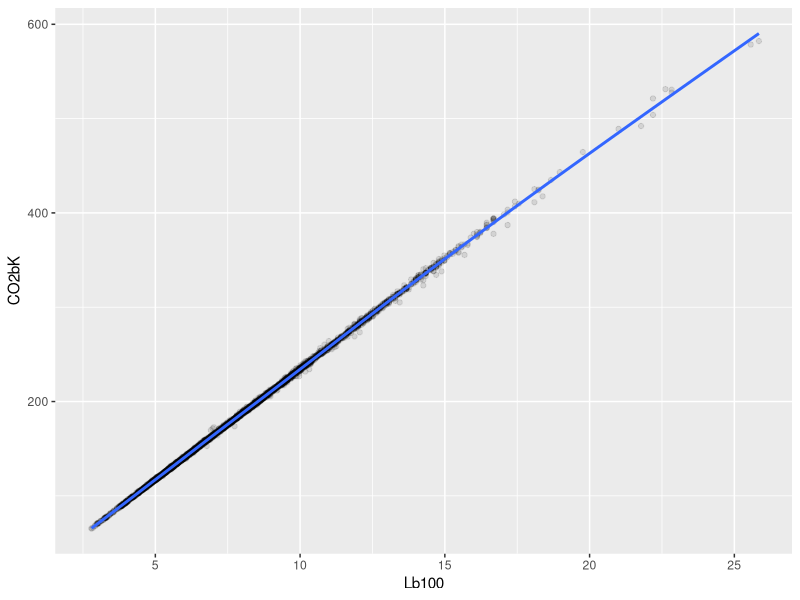
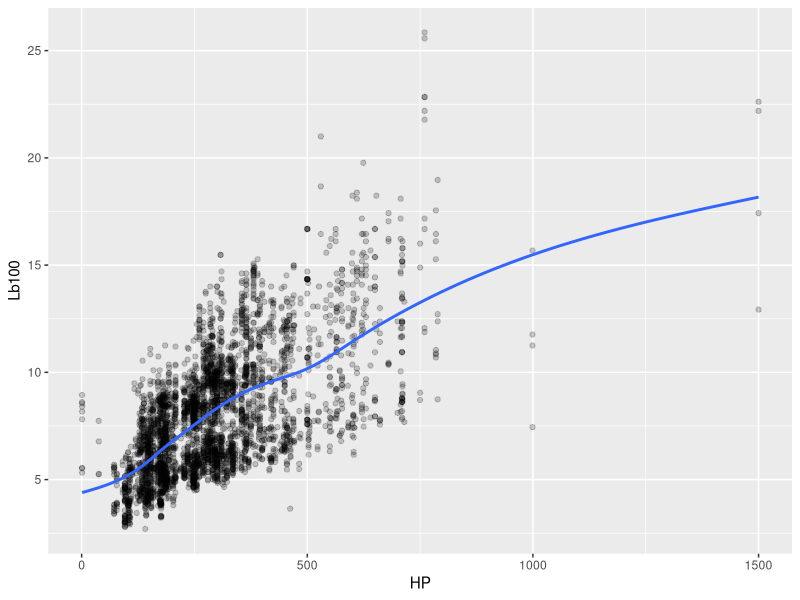
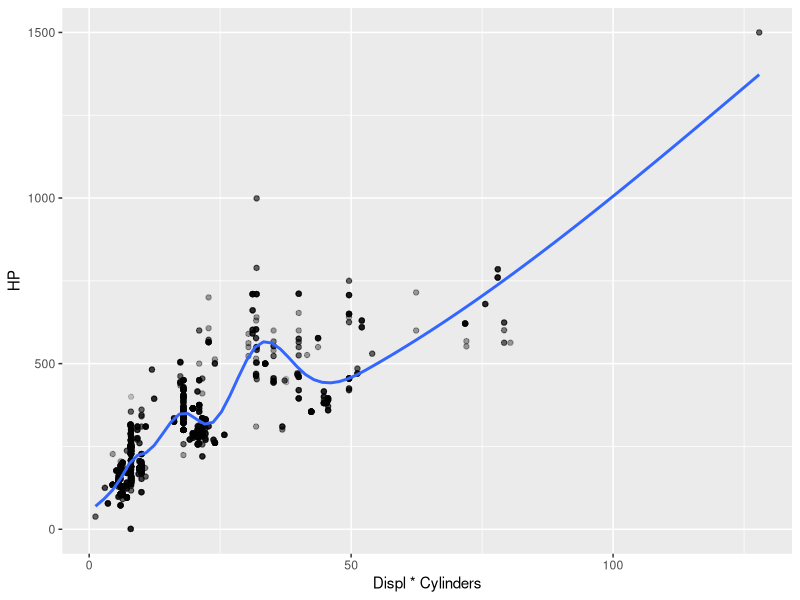
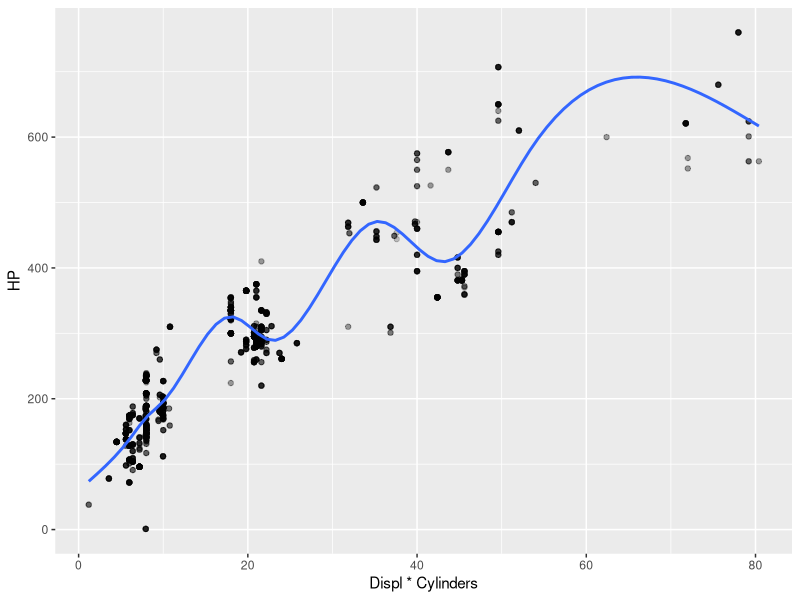
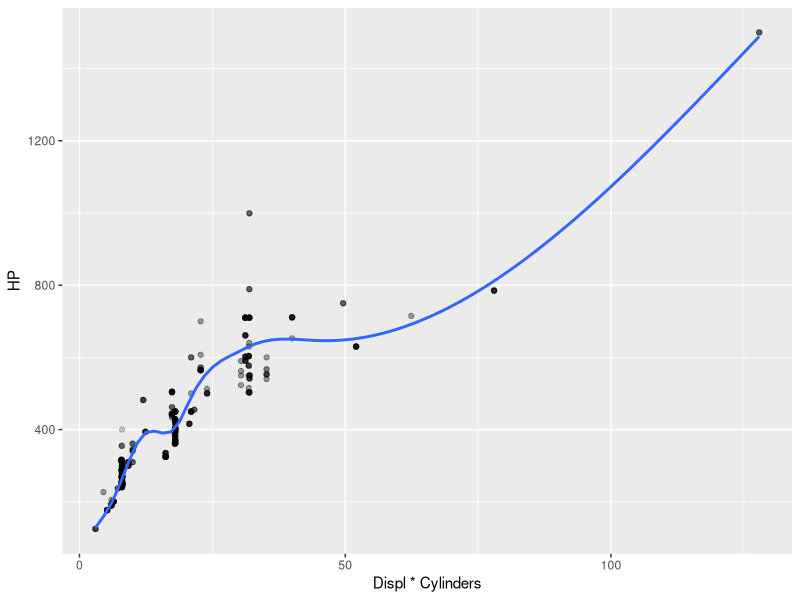
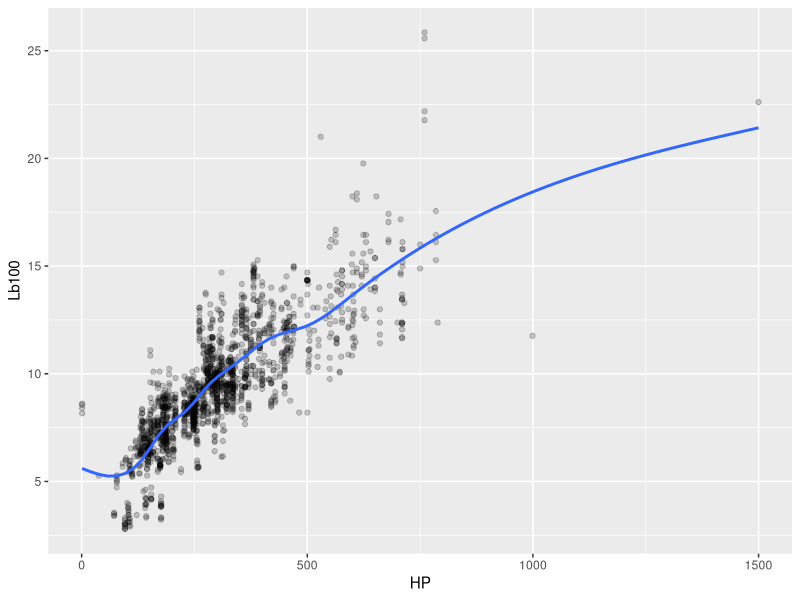
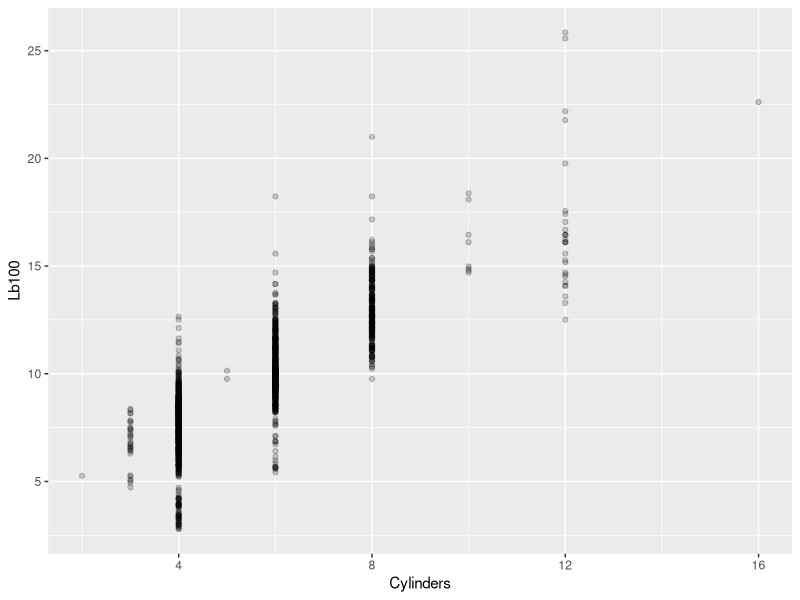
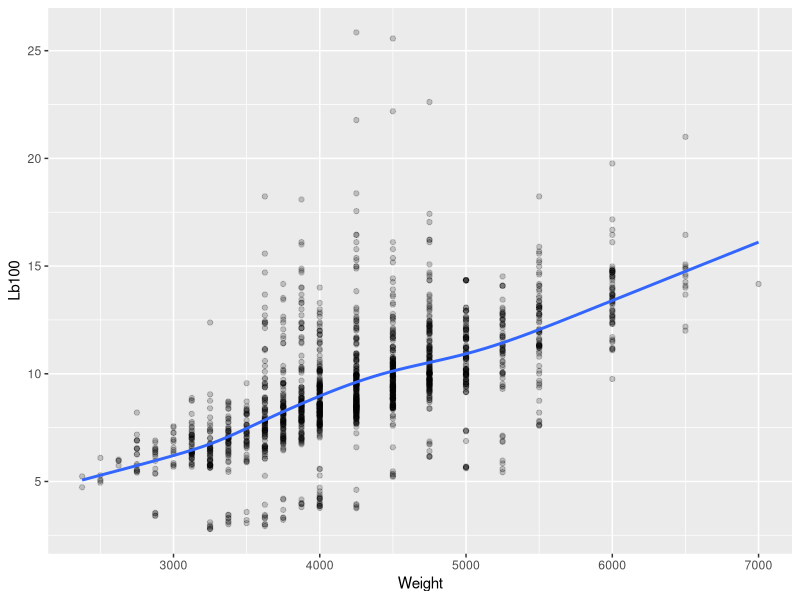

Reproduce these figures in R, in order. (Note: this script raises an error after producing the figures.)
library(tidyverse)
library(ggplot2)
library(corrplot)
library(modelr)
rethink = read_csv("rethink.csv") #read the database

rethink = rethink %>% filter(Displ < 70 & MPG <100) #let's tide it up

rethink = rethink %>% mutate(KML = MPG*0.425144, CO2bK = CO2*0.621371, Lb100 = 100/KML) # add CO2 grams per kilometer and liters used by 100km

View (rethink)

ggplot(rethink %>% filter(Fuel == "Tier 2 Cert Gasoline"), aes(x = Lb100, y = CO2bK)) +
  geom_point(alpha = 0.1) +
  geom_smooth()


cor((rethink %>% filter (MPG > 0 & CO2 > 0 & Fuel == "Tier 2 Cert Gasoline"))$Lb100,
    (rethink %>% filter (MPG > 0 & CO2 > 0 & Fuel == "Tier 2 Cert Gasoline"))$CO2bK
    )

ggplot((rethink %>% filter(Displ > 0.1 & Fuel == "Tier 2 Cert Gasoline" )), aes(x = HP, y = Lb100)) +
  geom_point(alpha = 0.2) +
  geom_smooth(se=FALSE)

ggplot((rethink %>% filter(Displ > 0.1 & Cylinders > 0 & Fuel == "Tier 2 Cert Gasoline")), aes(x = Displ*Cylinders, y = HP)) +
  geom_point(alpha = 0.2) +
  geom_smooth(se=FALSE) #Good approx: HP = Displacement (Liters)* Cylinders * 10


ggplot((rethink %>% filter(Displ > 0.1 & Cylinders > 0 & Fuel == "Tier 2 Cert Gasoline" & HP/Displ < 120)), aes(x = Displ*Cylinders, y = HP)) +
  geom_point(alpha = 0.2) +
  geom_smooth(se=FALSE) #No turbo, function is apparently logarithmic

ggplot((rethink %>% filter(Displ > 0.1 & Cylinders > 0 & Fuel == "Tier 2 Cert Gasoline" & HP/Displ > 120)), aes(x = Displ*Cylinders, y = HP)) +
  geom_point(alpha = 0.2) +
  geom_smooth(se=FALSE) #Turbo only, function is initially logarithmic and after exponential (but just one)

ggplot((rethink %>% filter (Displ > 0.1 & Fuel == "Tier 2 Cert Gasoline"& Test == "FTP")), aes(x = HP, y = Lb100)) +
  geom_point(alpha = 0.2) +
  geom_smooth(se=FALSE)

ggplot((rethink %>% filter(Cylinders > 0 & Lb100 > 0 & Fuel == "Tier 2 Cert Gasoline" & Test == "FTP")), aes(x = Cylinders, y = Lb100)) +
  geom_point(alpha = 0.2) +
  geom_smooth(se=FALSE)

ggplot((rethink %>% filter(Displ > 0.1 & Fuel == "Tier 2 Cert Gasoline" & Test == "FTP")), aes(x = Weight, y = Lb100)) +
  geom_point(alpha = 0.2) +
  geom_smooth(se=FALSE)

ggplot((rethink %>% filter(Displ > 0.1 & Fuel == "Tier 2 Cert Gasoline" & Test == "FTP")), aes(x = Gears, y = Lb100)) +
  geom_point(alpha = 0.2) +
  geom_smooth(se=FALSE)

cor((rethink %>% filter(Cylinders > 0 & Fuel == "Tier 2 Cert Gasoline" & Test == "FTP"))$Cylinders,
    (rethink %>% filter(Cylinders > 0 & Fuel == "Tier 2 Cert Gasoline" & Test == "FTP"))$Lb100)

cor((rethink %>% filter(Cylinders > 0 & Fuel == "Tier 2 Cert Gasoline"))$Displ,
    (rethink %>% filter(Cylinders > 0 & Fuel == "Tier 2 Cert Gasoline"))$Lb100)

cor((rethink %>% filter(Cylinders > 0 & Fuel == "Tier 2 Cert Gasoline" & Test == "FTP"))$HP,
    (rethink %>% filter(Cylinders > 0 & Fuel == "Tier 2 Cert Gasoline" & Test == "FTP"))$Lb100)

cor((rethink %>% filter(Cylinders > 0 & Fuel == "Tier 2 Cert Gasoline" & Test == "FTP"))$Weight,
    (rethink %>% filter(Cylinders > 0 & Fuel == "Tier 2 Cert Gasoline" & Test == "FTP"))$Lb100)

cor((rethink %>% filter(Cylinders > 0 & Fuel == "Tier 2 Cert Gasoline" & Test == "FTP"))$Gears,
    (rethink %>% filter(Cylinders > 0 & Fuel == "Tier 2 Cert Gasoline" & Test == "FTP"))$Lb100)

######################TESTS#####################



ggplot((rethink %>% filter(Displ < 70 & Displ > 0.1 & Cylinders > 0 & Fuel == "Tier 2 Cert Gasoline" & HP/Displ < 120)), aes(x = Displ*Cylinders, y = HP)) +
  geom_point(alpha = 0.2) +
  geom_smooth(se=FALSE)

ggplot((rethink %>% filter(Displ < 70 & Displ > 0.1)), aes(x = HP, y = Displ)) +
  geom_point(alpha = 0.2) +
  geom_smooth(se=FALSE)

##important
ggplot((rethink %>% filter(Displ < 70 & Displ > 0.1 & Cylinders > 0 )), aes(x = HP, y = 1/MPG)) +
  geom_point(alpha = 0.15) +
  geom_smooth(se=FALSE)+
  ylim(0, 0.1)

ggplot((rethink %>% filter(Displ < 70 & Displ > 0.1 & Cylinders > 0 )), aes(y = HP/Displ, x = Displ/Cylinders)) +
  geom_point(alpha = 0.15) +
  geom_smooth(se=FALSE)

cor((rethink %>% filter(Displ < 70 & Displ > 0.1 & Cylinders > 0 & HP > 0 & CO2 > 0))$HP,
    (rethink %>% filter(Displ < 70 & Displ > 0.1 & Cylinders > 0 & HP > 0 & CO2 > 0))$CO2^2
)


cor((rethink %>% filter(Displ < 70 & Displ > 0.1 & HP < 200 & HP > 80 & Cylinders > 0))$Displ/
    (rethink %>% filter(Displ < 70 & Displ > 0.1 & HP < 200 & HP > 80 & Cylinders > 0))$Cylinders,
    (rethink %>% filter(Displ < 70 & Displ > 0.1 & HP < 200 & HP > 80 & Cylinders > 0))$HP/
    (rethink %>% filter(Displ < 70 & Displ > 0.1 & HP < 200 & HP > 80 & Cylinders > 0))$Displ
)

ggplot((rethink %>% filter(Test == "FTP")), aes(x = CO, y = CO2)) +
  geom_point(alpha = 0.2) +
  xlim(0, 1) +
  ylim(0, 1000) +
  geom_smooth(se=FALSE)

#ggplot ((rethink %>% group_by(Fuel)

ggplot((rethink), aes(x = Fuel, y = CO2)) +
  geom_boxplot()

cor((rethink %>% filter(Displ < 70 & Displ > 0.1))$Displ/Cylinders, (rethink %>% filter(Displ < 70 & Displ > 0.1))$HP/Displ)

cor((rethink %>% filter(Displ < 70 & Displ > 0.1 & Cylinders > 0))$HP/
    (rethink %>% filter(Displ < 70 & Displ > 0.1 & Cylinders > 0))$Displ,
    (rethink %>% filter(Displ < 70 & Displ > 0.1 & Cylinders > 0))$Displ/
    (rethink %>% filter(Displ < 70 & Displ > 0.1 & Cylinders > 0))$Cylinders)


cor((rethink %>% filter (MPG > 0 & CO2 > 0))$MPG, (rethink %>% filter (MPG > 0 & CO2 > 0))$CO2)
cor((rethink %>% filter (MPG > 0 & NOx > 0))$MPG, (rethink %>% filter (MPG > 0 & NOx > 0))$NOx)

cor((rethink %>% filter (NOx > 0 & CO > 0))$NOx, (rethink %>% filter (NOx > 0 & CO > 0))$CO)

cor(rethink$Cylinders, rethink$HP)

ggplot(data = rethink, mapping = aes(x = Displ, y = HP, color = Fuel)) +
  geom_point() + 
  geom_smooth(se = FALSE)

ggplot((rethink %>% filter(Displ < 70 & Displ > 0.1 & Fuel == "Tier 2 Cert Gasoline")), aes(x = Displ, y = Weight)) +
  geom_point(alpha = 0.2) +
  geom_smooth(se=FALSE)
